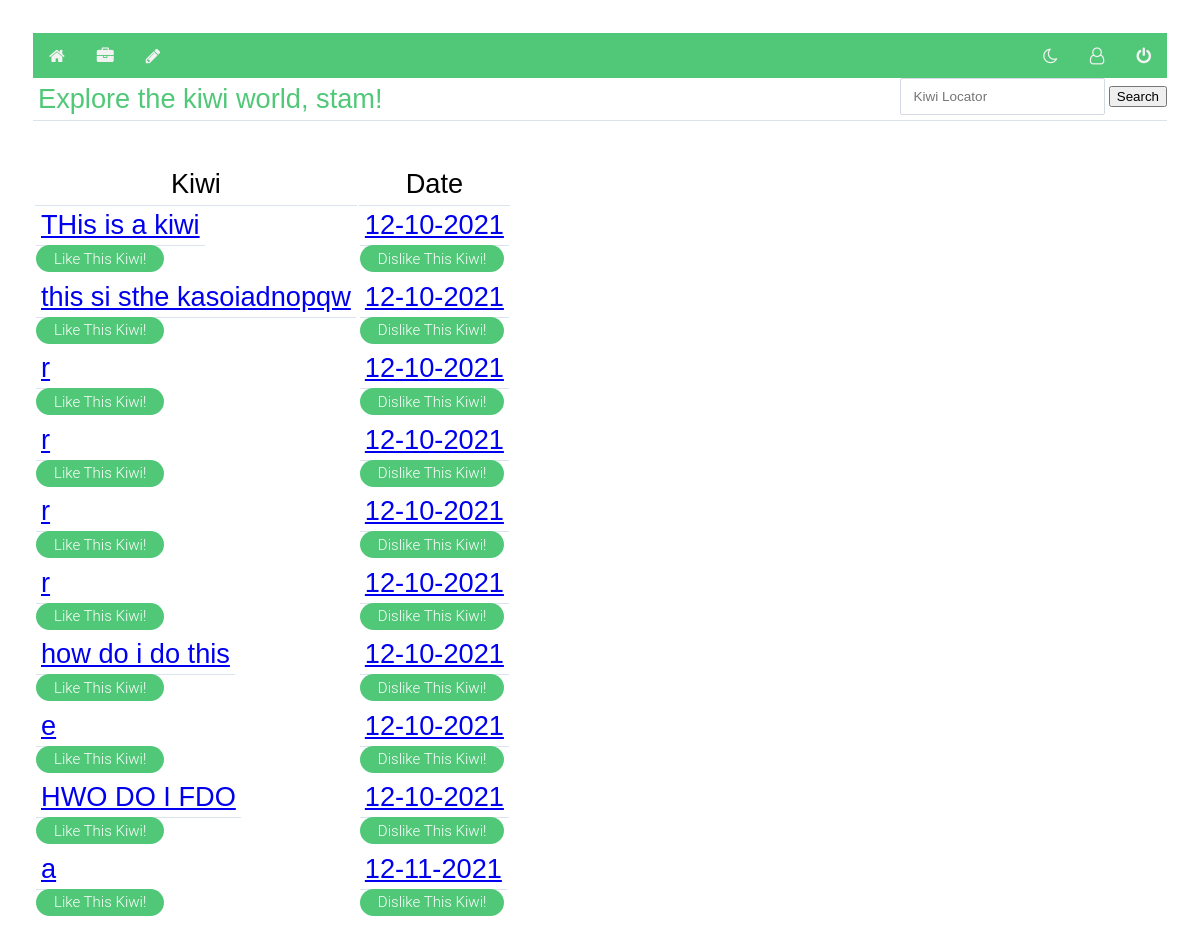
Before: /index (signed in) with the older database file.
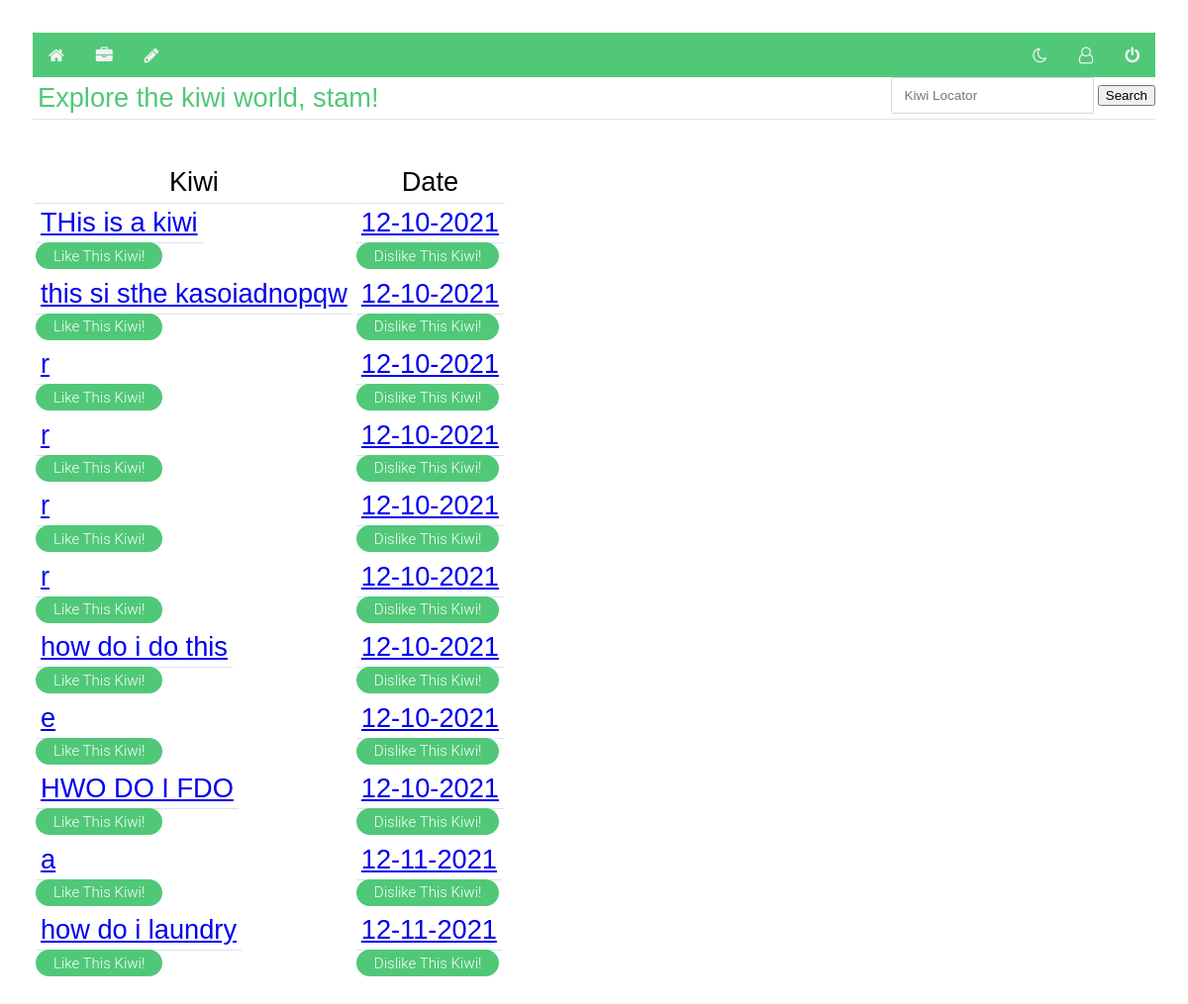
After: the same page with the newer database file.
### models.py (models this page shows, shortened)
class Note(db.Model):
    id = db.Column("id", db.Integer, primary_key=True)
    title = db.Column("title", db.String(200))
    text = db.Column("text", db.String(100))
    date = db.Column("date", db.String(50))
    user_id = db.Column(db.Integer,db.ForeignKey("user.id"), nullable = False)
    comments = db.relationship("Comment", backref="note",cascade = "all, delete-orphan", lazy=True)
    score = db.Column("score", db.Integer)
    votes = db.Column("totalVotes", db.Integer)

### flask06.py (the view)
@app.route('/')
@app.route('/index')
def index():
    if session.get('user'):
        all_notes = db.session.query(Note).all()
        return render_template('index.html', notes=all_notes, user=session['user'])
    else:
        return redirect(url_for('register'))

### forms.py
class SearchForm(FlaskForm):
    results = StringField('Results', validators=[DataRequired()])
    submit = SubmitField("Submit")

### flask06.py (called while the page is built)
@app.context_processor
def base():
    form = SearchForm()
    return dict(form=form)

### templates/index.html (shortened to what this page needs)
<!DOCTYPE html>
<html lang="en">
    <head>
        <link rel="stylesheet" href="{{ url_for('static', filename='main.css') }}">
        <link rel="stylesheet" href="{{ url_for('static', filename='forms.css') }}">
        <link rel="stylesheet" href="https://cdnjs.cloudflare.com/ajax/libs/font-awesome/4.7.0/css/font-awesome.css">
    </head>
    <div class="topnav">
        <nav>
            {% if user %}
            <a class="fa fa-home" href="{{url_for('index')}}"></a>
            <a class="fa fa-briefcase"href="{{url_for('get_notes')}}"></a>
            <a class="fa fa-pencil"href="{{url_for('new_note')}}"></a>
            <div class="topnav-right">
                <a class="fa fa-moon-o" onclick="myFunction()"></a>
                <a class="fa fa-user-o"href="{{url_for('get_accounts')}}"></a>
                <a class="fa fa-power-off" href="{{url_for('logout')}}"></a>
            </div>
            {% else %}
            <a href="{{url_for('login')}}">Login</a>
            <a href="{{url_for('register')}}">Register</a>
            {% endif %}
        </nav>
    </div>
<body>
<div class="searchStuff">
        <form method="POST" action="{{ url_for('search')}}" class="searching">
                <input class="form-search" type="search" placeholder="Kiwi Locator" aria-label="Locate"
                       name="results">
                <button class="search-btn" type="submit">Search</button>
            </form>
    </div>
        <h1 class="title">Explore the kiwi world, {{user}}!</h1>
        <table>
                <th class="title">Kiwi</th>
                <th class="title">Date</th>
            {% for note in notes %}
            <tr>
                <td><a class="title" href="{{ url_for('get_note', note_id=note.id) }}">{{ note.title }}</a></td>
                <td><a class="title" href="{{ url_for('get_note', note_id=note.id) }}">{{ note.date }}</a></td>
            </tr>
            <td><a class="button3" href="{{ url_for('voteLike', note_id=note.id) }}">Like This Kiwi!</a></td>
                <td><a class="button3" href="{{ url_for('voteDislike', note_id=note.id) }}">Dislike This Kiwi!</a></td>
            {% endfor %}
        </table>
    </body>
</html>

### static/main.css (style rules this page uses)
body { padding: 30px 30px; background: light grey; }
h1 { color: #50C878; }
.topnav { background-color: #50C878; overflow: hidden; }
.topnav a { float: left; color: #f2f2f2; text-align: center; padding: 14px 16px; text-decoration: none; font-size: 17px; }
.topnav-right { float: right; }
.searchStuff { float: right; }
a.button3 { display:inline-block; padding:0.3em 1.2em; margin:0 0.3em 0.3em 0; border-radius:2em; box-sizing: border-box; text-decoration:none; font-family:'Roboto',sans-serif; font-weight:300; color:#FFFFFF; background-color: #50C878; text-align:center; transition: all 0.2s; }
body { padding: 25px; background-color: white; color: black; font-size: 15px; font-family: Helvetica, sans-serif; }

### static/forms.css (style rules this page uses)
form { width: 100%; }
.title { font-size: 1.7rem; font-weight: 300; border-bottom: 1px solid #dbe3ec; padding: 5px; margin: 0 0 40px 0; }
input, textarea { padding: 10px 13px; margin-bottom: 15px; border-radius: 2px; border: 1px solid #d4d9e3; font-weight: 200; color: #4d5060; font-family: 'Poppins', sans-serif; font-size: .9em; }

Changed rows visible on the page:
added Note: title "how do i laundry", date "12-11-2021"
